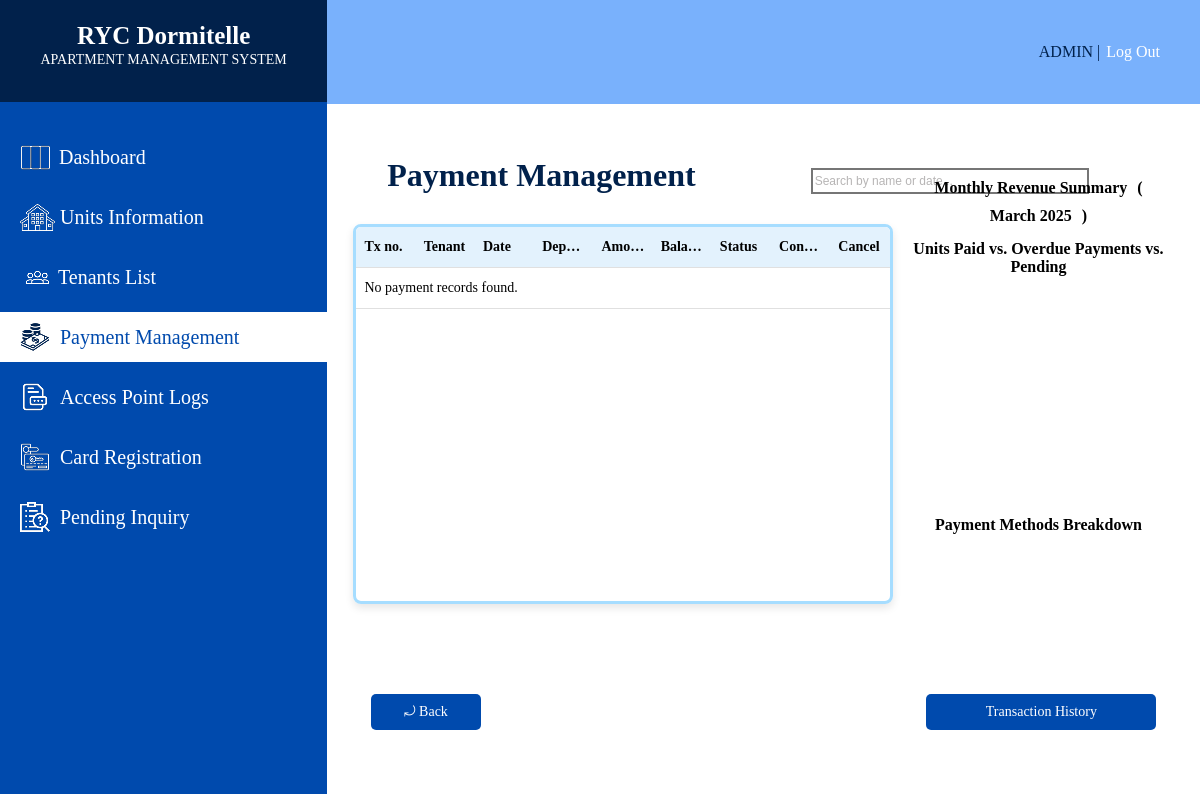
The app's page /PAYMENTMANAGEMENT.php, older data.
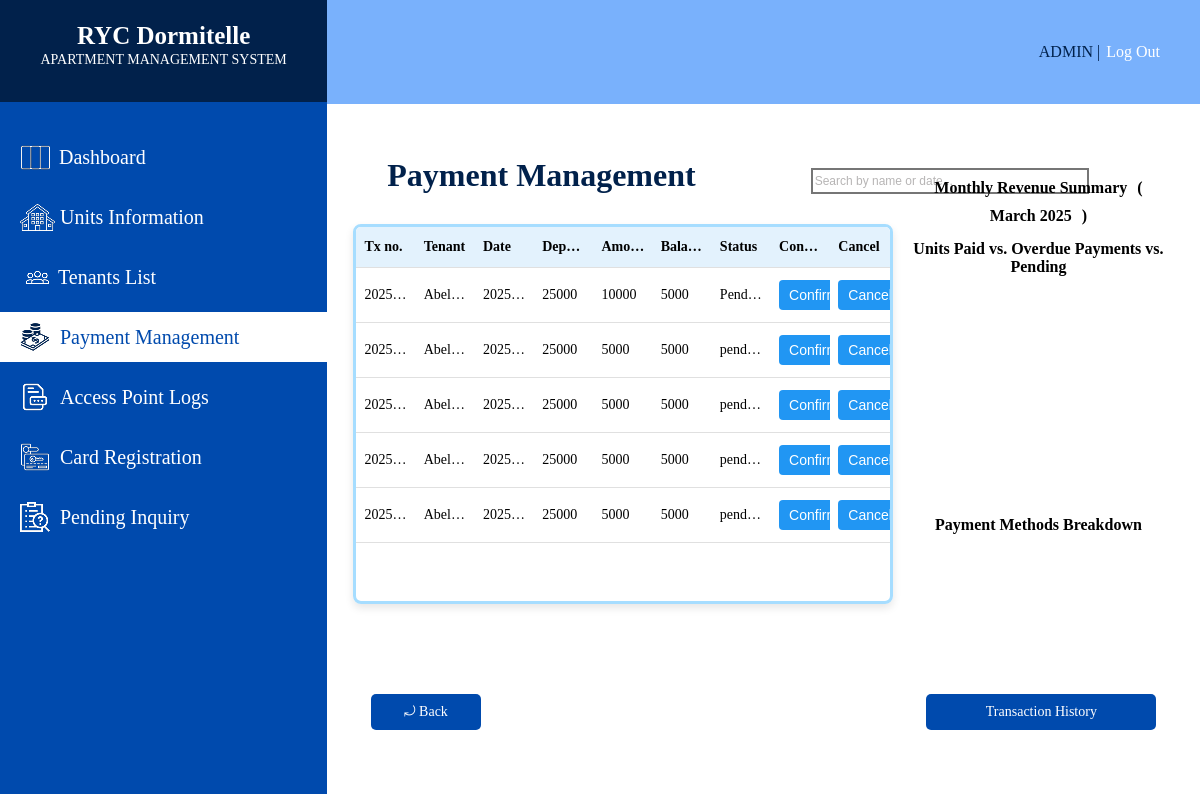
The same page, newer data.
### tables this page shows
CREATE TABLE `payments` (
  `transaction_no` varchar(12) NOT NULL,
  `unit_no` varchar(10) NOT NULL,
  `tenant_ID` varchar(12) NOT NULL,
  `amount_paid` int(6) NOT NULL,
  `payment_date` date NOT NULL,
  `payment_status` varchar(15) NOT NULL,
  `payment_method` varchar(30) NOT NULL,
  `transaction_type` varchar(15) NOT NULL,
  `confirmation_status` varchar(15) NOT NULL
);

CREATE TABLE `tenants` (
  `tenant_ID` varchar(12) NOT NULL,
  `tenant_name` varchar(15) NOT NULL,
  `contact_number` varchar(13) NOT NULL,
  `email` varchar(30) NOT NULL,
  `emergency_contact_name` varchar(25) NOT NULL,
  `emergency_contact_num` varchar(13) NOT NULL,
  `tenant_image` varchar(255) NOT NULL
);

CREATE TABLE `tenant_unit` (
  `tenant_ID` varchar(12) NOT NULL,
  `unit_no` varchar(10) NOT NULL,
  `start_date` date NOT NULL,
  `end_date` date NOT NULL,
  `occupant_count` smallint(2) NOT NULL,
  `deposit` mediumint(6) NOT NULL,
  `balance` mediumint(6) NOT NULL,
  `payment_due` varchar(30) NOT NULL,
  `billing_period` varchar(31) NOT NULL,
  `lease_status` varchar(10) NOT NULL
);

### PAYMENTMANAGEMENT.php (the view, shortened to what this page needs)
<?php
require_once 'db_connect.php';
$table_query = "SELECT payments.transaction_no, tenants.tenant_name, payments.payment_date,
                tenant_unit.deposit, payments.amount_paid, tenant_unit.balance, payments.confirmation_status
                FROM payments
                INNER JOIN tenants ON payments.tenant_ID = tenants.tenant_ID
                INNER JOIN tenant_unit ON tenants.tenant_ID = tenant_unit.tenant_ID
                WHERE payments.confirmation_status = 'Pending'";
$table_result = $conn->query($table_query);
?>
<!DOCTYPE html>
<html lang="en">
<head>
</head>
<body>
    <div class="sideBar">
        <div class="systemTitle">
            <h1>RYC Dormitelle</h1>
            <p>APARTMENT MANAGEMENT SYSTEM</p>
        </div>
        <div class="sidebarContent">
            <div class="card">
                <a href="DASHBOARD.php" class="changeicon">
                    <img src="sidebarIcons/DashboardIconWht.png" alt="Dashboard Icon" class="DsidebarIcon" style="margin-right: 8px;">
                    Dashboard
                </a>
            </div>
            <div class="card">
                <a href="UNITSINFORMATION.php">
                    <img src="sidebarIcons/UnitsInfoIconWht.png" alt="Units Information Icon" class="UIsidebarIcon" style="margin-right: 5px;">
                    Units Information</a>
            </div>
            <div class="card">
                <a href="TENANTSLIST.php">
                    <img src="sidebarIcons/TenantsInfoIconWht.png" alt="Tenants Information Icon" class="THsidebarIcon" style="margin-right: 3px;">
                    Tenants List</a>
            </div>
            <div class="card">
                <a href="PAYMENTMANAGEMENT.php"  style="background-color: #FFFF; color: #004AAD;">
                    <img src="sidebarIcons/PaymentManagementIcon.png" alt="Payment Management Icon" class="PMsidebarIcon" style="margin-right: 10px;">
                    Payment Management</a>
            </div>
            <div class="card">
                <a href="ACCESSPOINTLOGS.php">
                    <img src="sidebarIcons/AccesspointIconWht.png" alt="Access Point Logs Icon" class="APLsidebarIcon" style="margin-right: 10px;">
                    Access Point Logs</a>
            </div>
            <div class="card">
                <a href="CARDREGISTRATION.php">
                    <img src="sidebarIcons/CardregisterIconWht.png" alt="Card Registration Icon" class="CGsidebarIcon" style="margin-right: 10px;">
                    Card Registration</a>
            </div>
            <div class="card">
                <a href="PENDINGINQUIRY.php">
                    <img src="sidebarIcons/PendingInquiryIconWht.png" alt="Pending Inquiry Icon" class="PIsidebarIcon" style="margin-right: 10px;">
                    Pending Inquiry</a>
            </div>
        </div>
    </div>
    <div class="mainBody">
        <div class="header">
            <div class="headerContent">
                <a href="ADMINPROFILE.php" class="adminTitle">ADMIN</a>
                <p class="adminLogoutspace">&nbsp;|&nbsp;</p>
                <a href="LOGIN.php" class="logOutbtn">Log Out</a>
            </div>
        </div>
        <div class="mainContent">
            <div class="tenantHistoryHead">
                <h4>Payment Management</h4>
                <input type="text" placeholder="Search by name or date..." class="searbar" id="searchInput" onkeyup="searchTable()">
            </div>
            <div class="tenantInfoandGraphs">
                <div class="table_container">
                    <div class="table_scroll">
                      <table id="paymentTable">
                        <thead>
                          <tr>
                            <th>Tx no.</th>
                            <th>Tenant</th>
                            <th>Date</th>
                            <th>Deposit</th>
                            <th>Amount</th>
                            <th>Balance</th>
                            <th>Status</th>
                            <th>Confirm</th>
                            <th>Cancel</th>
                          </tr>
                        </thead>
                        <tbody>
                            <?php if ($table_result->num_rows > 0): ?>
                                <?php while ($row = $table_result->fetch_assoc()): ?>
                                    <tr>
                                        <td><?php echo htmlspecialchars($row['transaction_no']); ?></td>
                                        <td><?php echo htmlspecialchars($row['tenant_name']); ?></td>
                                        <td><?php echo htmlspecialchars($row['payment_date']); ?></td>
                                        <td><?php echo htmlspecialchars($row['deposit']); ?></td>
                                        <td><?php echo htmlspecialchars($row['amount_paid']); ?></td>
                                        <td><?php echo htmlspecialchars($row['balance']); ?></td>
                                        <td><?php echo htmlspecialchars($row['confirmation_status']); ?></td>
                                        <td>
                                            <form method="POST" style="display:inline;">
                                                <button type="submit" class="action_btn">Confirm</button>
                                            </form>
                                        </td>
                                        <td>
                                            <form method="POST" style="display:inline;" onsubmit="return confirm('Are you sure you want to cancel this transaction?');">
                                                <button type="submit" class="action_btn">Cancel</button>
                                            </form>
                                        </td>
                                    </tr>
                                <?php endwhile; ?>
                            <?php else: ?>
                                <tr>
                                    <td colspan="9">No payment records found.</td>
                                </tr>
                            <?php endif; ?>
                            </tbody>
                      </table>
                    </div>
                </div>
                <div class="graphsplacement">
                    <div class="monthlyRevenueTitle">
                        <h3>Monthly Revenue Summary</h3>
                        <h3>(</h3>
                        <h3 id="RevenuecurrentMonth">March 2025</h3>
                        <h3>)</h3>
                    </div>
                    <h4>Units Paid vs. Overdue Payments vs. Pending</h4>
                    <div class="bargraphContainer">
                        <div id="chart_div" class="bargraph"></div>
                    </div>
                    <h3 class="pieChartTitle">Payment Methods Breakdown</h3>
                    <div class="piechartContainer">
                        <div id="piechart" class="pieChart"></div>
                    </div>
                </div>
            </div>
            <div class="footbtnContainer">
                <a href="DASHBOARD.php" class="backbtn">&#10558; Back</a>
                <a href="TRANSACTIONHISTORY.php" class="viewtransactionhistory">
                    Transaction History</a>
            </div>
        </div>
    </div>
</body>
</html>

Row changes from the older to the newer data that the page shows:
added payments: transaction_no "2025…", tenant_ID.tenant_name "Abel…", payment_date "2025…", tenant_unit.deposit "25000", amount_paid "10000", tenant_unit.balance "5000", confirmation_status "Pend…"
added payments: transaction_no "2025…", tenant_ID.tenant_name "Abel…", payment_date "2025…", tenant_unit.deposit "25000", amount_paid "5000", tenant_unit.balance "5000", confirmation_status "pend…"
added payments: transaction_no "2025…", tenant_ID.tenant_name "Abel…", payment_date "2025…", tenant_unit.deposit "25000", amount_paid "5000", tenant_unit.balance "5000", confirmation_status "pend…"
added payments: transaction_no "2025…", tenant_ID.tenant_name "Abel…", payment_date "2025…", tenant_unit.deposit "25000", amount_paid "5000", tenant_unit.balance "5000", confirmation_status "pend…"
added payments: transaction_no "2025…", tenant_ID.tenant_name "Abel…", payment_date "2025…", tenant_unit.deposit "25000", amount_paid "5000", tenant_unit.balance "5000", confirmation_status "pend…"
Text that changed along with them:
text no longer shown: "No payment records found."
